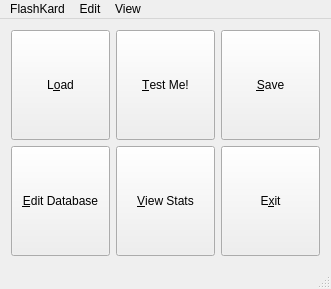
<?xml version="1.0" encoding="UTF-8"?>
<ui version="4.0">
 <class>MainWindow</class>
 <widget class="QMainWindow" name="MainWindow">
  <property name="geometry">
   <rect>
    <x>0</x>
    <y>0</y>
    <width>331</width>
    <height>273</height>
   </rect>
  </property>
  <property name="windowTitle">
   <string notr="true">FlashKard</string>
  </property>
  <widget class="QWidget" name="mainButtonLayout">
   <layout class="QGridLayout" name="gridLayout_2">
    <item row="0" column="0">
     <widget class="QToolButton" name="loadButton">
      <property name="sizePolicy">
       <sizepolicy hsizetype="MinimumExpanding" vsizetype="MinimumExpanding">
        <horstretch>0</horstretch>
        <verstretch>0</verstretch>
       </sizepolicy>
      </property>
      <property name="minimumSize">
       <size>
        <width>90</width>
        <height>110</height>
       </size>
      </property>
      <property name="statusTip">
       <string>Load a database of flashcards from disk.</string>
      </property>
      <property name="text">
       <string>L&amp;oad</string>
      </property>
      <property name="icon">
       <iconset>
        <normalon>:/images/document_open.svgz</normalon>
       </iconset>
      </property>
      <property name="iconSize">
       <size>
        <width>80</width>
        <height>80</height>
       </size>
      </property>
      <property name="toolButtonStyle">
       <enum>Qt::ToolButtonTextUnderIcon</enum>
      </property>
     </widget>
    </item>
    <item row="0" column="1">
     <widget class="QToolButton" name="testButton">
      <property name="sizePolicy">
       <sizepolicy hsizetype="MinimumExpanding" vsizetype="MinimumExpanding">
        <horstretch>0</horstretch>
        <verstretch>0</verstretch>
       </sizepolicy>
      </property>
      <property name="minimumSize">
       <size>
        <width>90</width>
        <height>110</height>
       </size>
      </property>
      <property name="statusTip">
       <string>Open the tester and start learning the flashcards!</string>
      </property>
      <property name="text">
       <string>&amp;Test Me!</string>
      </property>
      <property name="icon">
       <iconset>
        <normalon>:/images/go_next.svgz</normalon>
       </iconset>
      </property>
      <property name="iconSize">
       <size>
        <width>80</width>
        <height>80</height>
       </size>
      </property>
      <property name="toolButtonStyle">
       <enum>Qt::ToolButtonTextUnderIcon</enum>
      </property>
     </widget>
    </item>
    <item row="0" column="2">
     <widget class="QToolButton" name="saveButton">
      <property name="sizePolicy">
       <sizepolicy hsizetype="MinimumExpanding" vsizetype="MinimumExpanding">
        <horstretch>0</horstretch>
        <verstretch>0</verstretch>
       </sizepolicy>
      </property>
      <property name="minimumSize">
       <size>
        <width>90</width>
        <height>110</height>
       </size>
      </property>
      <property name="statusTip">
       <string>Save your current flashcards and progress to disk.</string>
      </property>
      <property name="text">
       <string>&amp;Save</string>
      </property>
      <property name="icon">
       <iconset>
        <normalon>:/images/document_save.svgz</normalon>
       </iconset>
      </property>
      <property name="iconSize">
       <size>
        <width>80</width>
        <height>80</height>
       </size>
      </property>
      <property name="toolButtonStyle">
       <enum>Qt::ToolButtonTextUnderIcon</enum>
      </property>
     </widget>
    </item>
    <item row="1" column="0">
     <widget class="QToolButton" name="databaseButton">
      <property name="sizePolicy">
       <sizepolicy hsizetype="MinimumExpanding" vsizetype="MinimumExpanding">
        <horstretch>0</horstretch>
        <verstretch>0</verstretch>
       </sizepolicy>
      </property>
      <property name="minimumSize">
       <size>
        <width>90</width>
        <height>110</height>
       </size>
      </property>
      <property name="statusTip">
       <string>Open the editor: View, add, edit and remove flashcards.</string>
      </property>
      <property name="text">
       <string>&amp;Edit Database</string>
      </property>
      <property name="icon">
       <iconset>
        <normalon>:/images/edit.svg</normalon>
       </iconset>
      </property>
      <property name="iconSize">
       <size>
        <width>80</width>
        <height>80</height>
       </size>
      </property>
      <property name="toolButtonStyle">
       <enum>Qt::ToolButtonTextUnderIcon</enum>
      </property>
     </widget>
    </item>
    <item row="1" column="1">
     <widget class="QToolButton" name="statsButton">
      <property name="sizePolicy">
       <sizepolicy hsizetype="MinimumExpanding" vsizetype="MinimumExpanding">
        <horstretch>0</horstretch>
        <verstretch>0</verstretch>
       </sizepolicy>
      </property>
      <property name="minimumSize">
       <size>
        <width>90</width>
        <height>110</height>
       </size>
      </property>
      <property name="statusTip">
       <string>Show a window with your score and other statistics.</string>
      </property>
      <property name="text">
       <string>&amp;View Stats</string>
      </property>
      <property name="icon">
       <iconset>
        <normalon>:/images/view_statistics.svgz</normalon>
       </iconset>
      </property>
      <property name="iconSize">
       <size>
        <width>80</width>
        <height>80</height>
       </size>
      </property>
      <property name="toolButtonStyle">
       <enum>Qt::ToolButtonTextUnderIcon</enum>
      </property>
     </widget>
    </item>
    <item row="1" column="2">
     <widget class="QToolButton" name="exitButton">
      <property name="sizePolicy">
       <sizepolicy hsizetype="MinimumExpanding" vsizetype="MinimumExpanding">
        <horstretch>0</horstretch>
        <verstretch>0</verstretch>
       </sizepolicy>
      </property>
      <property name="minimumSize">
       <size>
        <width>90</width>
        <height>110</height>
       </size>
      </property>
      <property name="statusTip">
       <string>Close FlashKard.</string>
      </property>
      <property name="text">
       <string>E&amp;xit</string>
      </property>
      <property name="icon">
       <iconset>
        <normalon>:/images/application_exit.svgz</normalon>
       </iconset>
      </property>
      <property name="iconSize">
       <size>
        <width>80</width>
        <height>80</height>
       </size>
      </property>
      <property name="toolButtonStyle">
       <enum>Qt::ToolButtonTextUnderIcon</enum>
      </property>
     </widget>
    </item>
   </layout>
  </widget>
  <widget class="QMenuBar" name="menuBar">
   <property name="geometry">
    <rect>
     <x>0</x>
     <y>0</y>
     <width>331</width>
     <height>21</height>
    </rect>
   </property>
   <property name="nativeMenuBar">
    <bool>false</bool>
   </property>
   <widget class="QMenu" name="menuFlashKard">
    <property name="title">
     <string>FlashKard</string>
    </property>
    <widget class="QMenu" name="menuRecentFiles">
     <property name="title">
      <string>Recent Files</string>
     </property>
     <addaction name="actionRecent1"/>
     <addaction name="actionRecent2"/>
     <addaction name="actionRecent3"/>
     <addaction name="actionRecent4"/>
     <addaction name="actionRecent5"/>
    </widget>
    <addaction name="actionOpen_FlashKard_Database"/>
    <addaction name="menuRecentFiles"/>
    <addaction name="actionSave_FlashKard_Database"/>
    <addaction name="actionSave_FlashKard_Database_As"/>
    <addaction name="separator"/>
    <addaction name="actionMerge_from_FlashKard_Database"/>
    <addaction name="actionRemove_Duplicates"/>
    <addaction name="actionClear_Pack"/>
    <addaction name="separator"/>
    <addaction name="actionStart_Testing"/>
    <addaction name="separator"/>
    <addaction name="actionE_xit"/>
   </widget>
   <widget class="QMenu" name="menuView">
    <property name="title">
     <string>View</string>
    </property>
    <addaction name="actionStatistics"/>
    <addaction name="actionDatabase_Editor"/>
   </widget>
   <widget class="QMenu" name="menuEdit">
    <property name="title">
     <string>Edit</string>
    </property>
    <addaction name="actionConfigure_FlashKard"/>
   </widget>
   <addaction name="menuFlashKard"/>
   <addaction name="menuEdit"/>
   <addaction name="menuView"/>
  </widget>
  <widget class="QStatusBar" name="statusBar"/>
  <action name="actionOpen_FlashKard_Database">
   <property name="icon">
    <iconset resource="resources.qrc">
     <normaloff>:/images/document_open.svgz</normaloff>:/images/document_open.svgz</iconset>
   </property>
   <property name="text">
    <string>&amp;Open FlashKard Database...</string>
   </property>
   <property name="statusTip">
    <string>Load a database of flashcards from disk.</string>
   </property>
   <property name="shortcut">
    <string>Ctrl+O</string>
   </property>
  </action>
  <action name="actionSave_FlashKard_Database">
   <property name="icon">
    <iconset resource="resources.qrc">
     <normaloff>:/images/document_save.svgz</normaloff>:/images/document_save.svgz</iconset>
   </property>
   <property name="text">
    <string>&amp;Save FlashKard Database</string>
   </property>
   <property name="statusTip">
    <string>Save your current flashcards and progress to disk.</string>
   </property>
   <property name="shortcut">
    <string>Ctrl+S</string>
   </property>
  </action>
  <action name="actionStart_Testing">
   <property name="icon">
    <iconset resource="resources.qrc">
     <normaloff>:/images/go_next.svgz</normaloff>:/images/go_next.svgz</iconset>
   </property>
   <property name="text">
    <string>Start Testing...</string>
   </property>
   <property name="statusTip">
    <string>Open the tester and start learning the flashcards!</string>
   </property>
   <property name="shortcut">
    <string>Ctrl+T</string>
   </property>
  </action>
  <action name="actionE_xit">
   <property name="icon">
    <iconset resource="resources.qrc">
     <normaloff>:/images/application_exit.svgz</normaloff>:/images/application_exit.svgz</iconset>
   </property>
   <property name="text">
    <string>E&amp;xit</string>
   </property>
   <property name="statusTip">
    <string>Close FlashKard.</string>
   </property>
   <property name="shortcut">
    <string>Ctrl+X</string>
   </property>
  </action>
  <action name="actionStatistics">
   <property name="icon">
    <iconset resource="resources.qrc">
     <normaloff>:/images/view_statistics.svgz</normaloff>:/images/view_statistics.svgz</iconset>
   </property>
   <property name="text">
    <string>Statistics...</string>
   </property>
   <property name="statusTip">
    <string>Show a window with your score and other statistics.</string>
   </property>
   <property name="shortcut">
    <string>Ctrl+V</string>
   </property>
  </action>
  <action name="actionDatabase_Editor">
   <property name="icon">
    <iconset resource="resources.qrc">
     <normaloff>:/images/edit.svg</normaloff>:/images/edit.svg</iconset>
   </property>
   <property name="text">
    <string>Database Editor...</string>
   </property>
   <property name="statusTip">
    <string>Open the editor: View, add, edit and remove flashcards.</string>
   </property>
   <property name="shortcut">
    <string>Ctrl+E</string>
   </property>
  </action>
  <action name="actionRecent1">
   <property name="text">
    <string>1</string>
   </property>
  </action>
  <action name="actionRecent2">
   <property name="text">
    <string>2</string>
   </property>
  </action>
  <action name="actionRecent3">
   <property name="text">
    <string>3</string>
   </property>
  </action>
  <action name="actionRecent4">
   <property name="text">
    <string>4</string>
   </property>
  </action>
  <action name="actionRecent5">
   <property name="text">
    <string>5</string>
   </property>
  </action>
  <action name="actionSave_FlashKard_Database_As">
   <property name="icon">
    <iconset resource="resources.qrc">
     <normaloff>:/images/document_save.svgz</normaloff>:/images/document_save.svgz</iconset>
   </property>
   <property name="text">
    <string>Save FlashKard Database As...</string>
   </property>
   <property name="statusTip">
    <string>Save currently loaded cards to a specified file.</string>
   </property>
  </action>
  <action name="actionMerge_from_FlashKard_Database">
   <property name="text">
    <string>Merge from FlashKard Database...</string>
   </property>
   <property name="statusTip">
    <string>Add cards from a file to those already loaded.</string>
   </property>
  </action>
  <action name="actionClear_Pack">
   <property name="text">
    <string>Clear Pack</string>
   </property>
   <property name="statusTip">
    <string>Empty all cards from the currently loaded pack.</string>
   </property>
  </action>
  <action name="actionRemove_Duplicates">
   <property name="text">
    <string>Remove Duplicates</string>
   </property>
   <property name="statusTip">
    <string>Remove duplicates/merge cards that are the same.</string>
   </property>
  </action>
  <action name="actionConfigure_FlashKard">
   <property name="text">
    <string>Configure FlashKard...</string>
   </property>
   <property name="statusTip">
    <string>Change options in the FlashKard Preferences Window.</string>
   </property>
  </action>
 </widget>
 <layoutdefault spacing="6" margin="11"/>
 <resources>
  <include location="resources.qrc"/>
 </resources>
 <connections>
  <connection>
   <sender>actionOpen_FlashKard_Database</sender>
   <signal>triggered()</signal>
   <receiver>loadButton</receiver>
   <slot>click()</slot>
   <hints>
    <hint type="sourcelabel">
     <x>-1</x>
     <y>-1</y>
    </hint>
    <hint type="destinationlabel">
     <x>55</x>
     <y>86</y>
    </hint>
   </hints>
  </connection>
  <connection>
   <sender>actionDatabase_Editor</sender>
   <signal>triggered()</signal>
   <receiver>databaseButton</receiver>
   <slot>click()</slot>
   <hints>
    <hint type="sourcelabel">
     <x>-1</x>
     <y>-1</y>
    </hint>
    <hint type="destinationlabel">
     <x>55</x>
     <y>201</y>
    </hint>
   </hints>
  </connection>
  <connection>
   <sender>actionE_xit</sender>
   <signal>triggered()</signal>
   <receiver>exitButton</receiver>
   <slot>click()</slot>
   <hints>
    <hint type="sourcelabel">
     <x>-1</x>
     <y>-1</y>
    </hint>
    <hint type="destinationlabel">
     <x>272</x>
     <y>201</y>
    </hint>
   </hints>
  </connection>
  <connection>
   <sender>actionSave_FlashKard_Database</sender>
   <signal>triggered()</signal>
   <receiver>saveButton</receiver>
   <slot>click()</slot>
   <hints>
    <hint type="sourcelabel">
     <x>-1</x>
     <y>-1</y>
    </hint>
    <hint type="destinationlabel">
     <x>272</x>
     <y>86</y>
    </hint>
   </hints>
  </connection>
  <connection>
   <sender>actionStart_Testing</sender>
   <signal>triggered()</signal>
   <receiver>testButton</receiver>
   <slot>click()</slot>
   <hints>
    <hint type="sourcelabel">
     <x>-1</x>
     <y>-1</y>
    </hint>
    <hint type="destinationlabel">
     <x>164</x>
     <y>86</y>
    </hint>
   </hints>
  </connection>
  <connection>
   <sender>actionStatistics</sender>
   <signal>triggered()</signal>
   <receiver>statsButton</receiver>
   <slot>click()</slot>
   <hints>
    <hint type="sourcelabel">
     <x>-1</x>
     <y>-1</y>
    </hint>
    <hint type="destinationlabel">
     <x>164</x>
     <y>201</y>
    </hint>
   </hints>
  </connection>
 </connections>
</ui>
